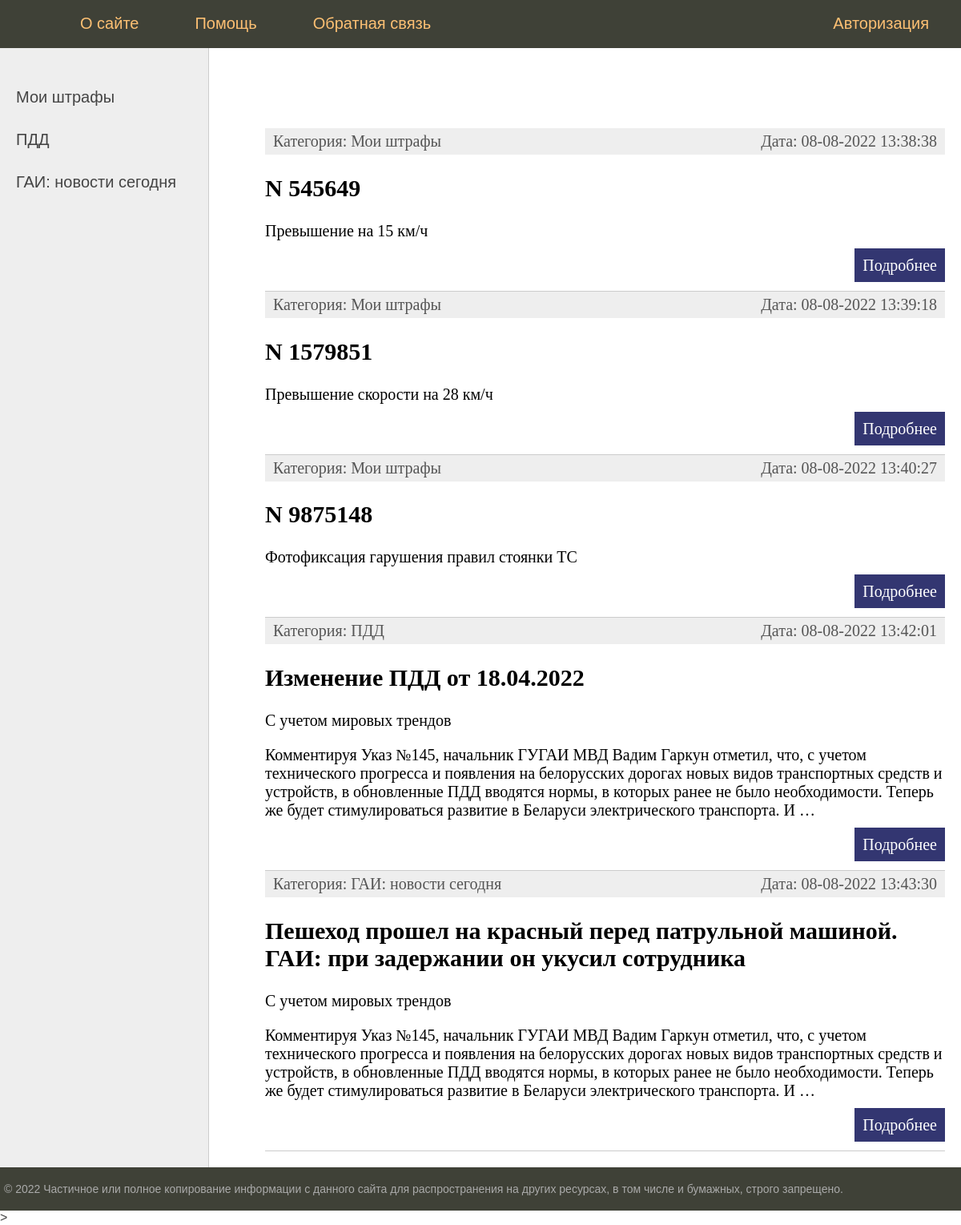
Before: / with the older database file.
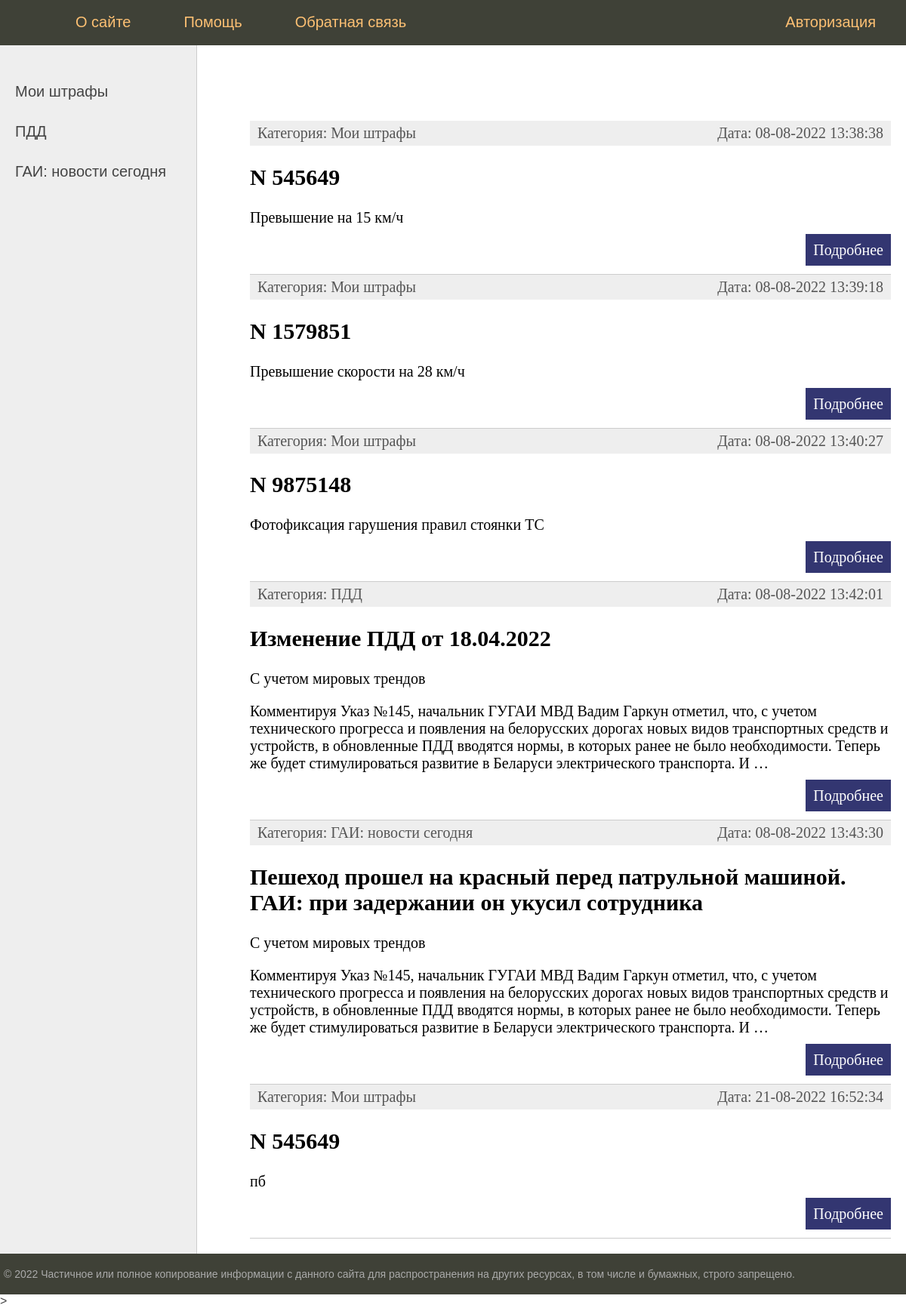
After: the same page with the newer database file.
### myfines/models.py (models this page shows, shortened)
class Category(models.Model):
    name = models.CharField(max_length=100, db_index=True)
    slug = models.SlugField(max_length=255, unique=True, db_index=True, verbose_name="URL")
    def __str__(self):
        return self.name
    def get_absolute_url(self):
        return reverse('category', kwargs={'cat_id': self.pk})
    class Meta:
        verbose_name = 'Категория'
        verbose_name_plural = 'Категории'
        ordering = ['id']

class Fines(models.Model):
    title = models.CharField(max_length=255)
    slug = models.SlugField(max_length=255, unique=True, db_index=True, verbose_name="URL")
    content = models.TextField(blank=True)
    time_create = models.DateTimeField(auto_now_add=True)
    is_published = models.BooleanField(default=True)
    cat = models.ForeignKey('Category', on_delete=models.PROTECT )
    def get_absolute_url(self):
        return reverse('post', kwargs={'post_slug': self.slug})
    class Meta:
        verbose_name = 'BelDrive'
        verbose_name_plural = 'BelDrive'
        ordering = ['time_create', 'title']

### myfines/views.py (the view)
# urls.py: path('', index, name='home'),
def index(request):
    posts = Fines.objects.all()
    context = {
        'posts': posts,
        'menu': menu,
        'title': 'Главная страница',
        'cat_selected': 0,
    }
    return render(request, 'myfines/index.html', context=context)

### myfines/templatetags/myfines_tags.py (called while the page is built)
@register.inclusion_tag('myfines/list_categories.html')
def show_categories(sort=None, cat_selected=0):
    if not sort:
        cats = Category.objects.all()
    else:
        cats = Category.objects.order_by(sort)
    return {"cats": cats, "cat_selected": cat_selected}

### templates/myfines/index.html (shortened to what this page needs)
{% extends 'myfines/base.html' %}
{% block content %}
<ul class="list-articles">
 {% for p in posts %}
   <li><div class="article-panel">
 <p class="first">Категория: {{p.cat}}</p>
 <p class="last">Дата: {{p.time_create|date:"d-m-Y H:i:s"}}</p>
</div>
    <h2>{{p.title}}</h2>
 {% autoescape on %}
 {{p.content|linebreaks|truncatewords:50}}
 {% endautoescape %}
   <p class="link-read-post"><a href="{{ p.get_absolute_url }}">Подробнее</a></p>
   </li>
 {% endfor %}
</ul>
{% endblock %}

### templates/myfines/base.html (shortened to what this page needs)
{% load static %}
{% load myfines_tags %}
<!DOCTYPE html>
<html>
<head>
 <link type="text/css" href="{% static 'myfines/css/styles.css' %}" rel="stylesheet" />
</head>
<body>
<table class="table-page" border=0 cellpadding="0" cellspacing="0">
<tr><td valign=top>
{% block mainmenu %}
  <div class="header">
   <ul id="mainmenu" class="mainmenu">
   <li class="logo"><a href="{% url 'home' %}"><div class="logo"></div></a></li>
{% for m in menu %}
         {% if not forloop.last %}
                            <li><a href="{% url m.url_name %}">{{m.title}}</a></li>
         {% else %}
                            <li class="last"><a href="{% url m.url_name %}">{{m.title}}</a></li>
         {% endif %}
{% endfor %}
   </ul>
  </div>
{% endblock mainmenu %}
<table class="table-content" border=0 cellpadding="0" cellspacing="0">
<tr>
 <td valign="top" class="left-chapters">
     <ul id="leftchapters">
{% show_categories cat_selected=cat_selected %}
<td valign="top" class="content">
 <div class="content-text">
{% block content %}
{% endblock %}
 </div>
</td></tr></table>
</td></tr>
<tr><td valign=top>
 <div id="footer">
  <p>&copy; 2022 Частичное или полное копирование информации с данного сайта для распространения на других ресурсах, в том числе и бумажных, строго запрещено.</p>
 </div>
</td></tr></table>
</body>
</html>>

### templates/myfines/list_categories.html
{% for c in cats %}
         {% if c.pk == cat_selected %}
                   <li class="selected">{{c.name}}</li>
         {% else %}
                   <li><a href="{{ c.get_absolute_url }}">{{c.name}}</a></li>
         {% endif %}
{% endfor %}

### myfines/static/myfines/css/styles.css (style rules this page uses)
html, body { font-family: 'Arial'; margin: 0; padding: 0; height: 100%; width: 100%; color: #444; }
a { color: #0059b2; text-decoration: none; }
p.link-read-post { text-align: right; }
p.link-read-post a { padding: 10px; min-width: 100px; background: #333671; color: #fff; text-decoration: none; }
div.article-panel { background: #eee; padding: 5px 10px 5px 10px; box-sizing: border-box; overflow: hidden; color: #555; }
div.article-panel p.first { margin: 0; float: left; }
div.article-panel p.last { margin: 0; float: right; }
ul.list-articles { list-style: none; margin: 0; padding: 0; }
ul.list-articles li { border-bottom: 1px solid #ccc; }
.table-page { width: 100%; height: 100%; vertical-align: top; }
.table-page tr { height: 100%; }
.header { background: #3F4137; height: 60px; }
.logo { background: url('../images/logo.png') no-repeat 10px 5px; width: 70px; height: 60px; }
ul.mainmenu { list-style: none; margin: 0; padding: 0; height: 60px; color: #fdc073; font-size: 20px; overflow: hidden; }
ul.mainmenu li { float: left; margin: 18px 40px 0 30px; }
ul.mainmenu li.logo { margin: 0; }
ul.mainmenu li.last { float: right; }
ul.mainmenu li a { color: #fdc073; text-decoration: none; }
.table-content { width: 100%; min-height: 100%; height: 100%; }
.left-chapters { margin: 0; background: #eee; border-right: 1px solid #ccc; min-height: 100%; }
.left-chapters ul { width: 230px; min-height: 100%; margin: 0; padding: 20px 10px 10px 20px; list-style: none; font-size: 20px; }
.left-chapters ul li { margin: 30px 0 0 0; color: #999; }
.left-chapters ul li a { color: #444; text-decoration: none; }
.content { padding: 40px 20px 20px 40px; width: 100%; box-sizing: border-box; }
.content-text { margin: 60px 0 0 30px; color: #000; font-size: 20px; font-family: Yandex Sans Display Light; }
#footer { box-sizing: border-box; background: #3F4137; padding: 5px; color: #aaa; font-size: 14px; font-family: Verdana, Geneva, Arial, Helvetica; text-align: left; overflow: hidden; }

Changed rows visible on the page:
added Fines: cat "Мои штрафы", time_create "21-08-2022 16:52:34", title "N 545649", content "пб"
